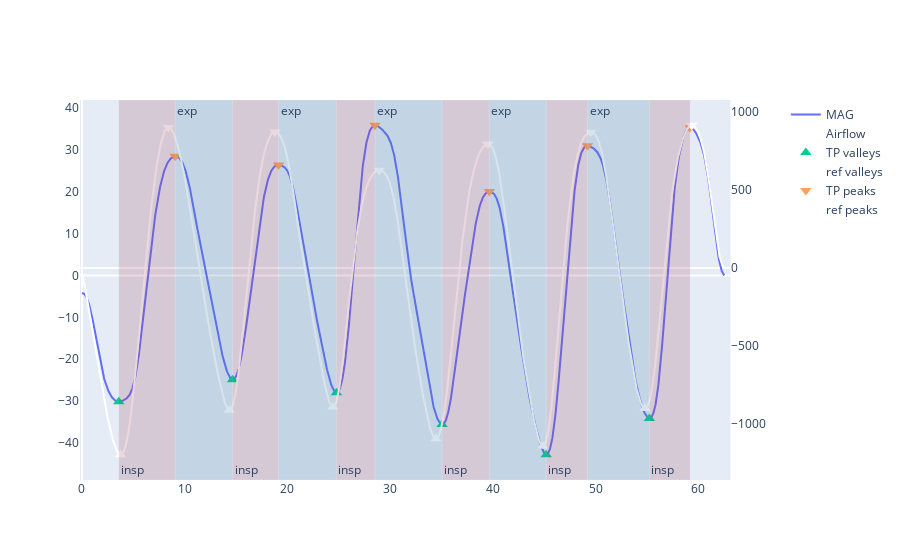

The code cell stored with this chart in its notebook:
### Code cell
plot_resp_param(data, overview, id="EPE2", activity="SGB", sensor="MAG")

### Figure 1 — Plotly figure (JSON) as saved in the notebook; plotly's stock layout.template omitted (floating-point values rounded to 4 significant figures; data arrays with more than 128 entries replaced by an {"elided": "..."} marker saying what was removed)
{"data": [{"name": "MAG", "type": "scatter", "x": {"elided": "6253 float values"}, "y": {"elided": "6253 float values"}}, {"line": {"color": "white"}, "name": "Airflow", "type": "scatter", "x": {"elided": "6253 float values"}, "xaxis": "x", "y": {"elided": "6253 float values"}, "yaxis": "y2"}, {"marker": {"size": 10, "symbol": "triangle-up"}, "mode": "markers", "name": "TP valleys", "type": "scatter", "x": [3.58, 14.65, 24.76, 35.04, 45.18, 55.22], "y": [-30.14, -24.92, -28.01, -35.61, -42.83, -34.19]}, {"marker": {"color": "white", "size": 10, "symbol": "triangle-up"}, "mode": "markers", "name": "ref valleys", "type": "scatter", "x": [3.76, 14.34, 24.41, 34.44, 44.83, 54.78], "xaxis": "x", "y": [-1195.0, -910.2, -891.9, -1093.0, -1140.0, -899.2], "yaxis": "y2"}, {"marker": {"size": 10, "symbol": "triangle-down"}, "mode": "markers", "name": "TP peaks", "type": "scatter", "x": [9.07, 19.13, 28.52, 39.65, 49.2, 59.18], "y": [28.52, 26.43, 35.92, 20.11, 31.0, 35.33]}, {"marker": {"color": "white", "size": 10, "symbol": "triangle-down"}, "mode": "markers", "name": "ref peaks", "type": "scatter", "x": [8.41, 18.78, 28.93, 39.48, 49.52, 59.34], "xaxis": "x", "y": [899.3, 869.7, 624.7, 793.3, 868.8, 913.0], "yaxis": "y2"}, {"mode": "markers", "name": "FN valleys", "type": "scatter", "x": [], "y": []}, {"mode": "markers", "name": "FN peaks", "type": "scatter", "x": [], "y": []}, {"mode": "markers", "name": "FP valleys", "type": "scatter", "x": [], "y": []}, {"mode": "markers", "name": "FP peaks", "type": "scatter", "x": [], "y": []}], "layout": {"annotations": [{"showarrow": false, "text": "exp", "x": 9.07, "xanchor": "left", "xref": "x", "y": 1, "yanchor": "top", "yref": "y domain"}, {"showarrow": false, "text": "exp", "x": 19.13, "xanchor": "left", "xref": "x", "y": 1, "yanchor": "top", "yref": "y domain"}, {"showarrow": false, "text": "exp", "x": 28.52, "xanchor": "left", "xref": "x", "y": 1, "yanchor": "top", "yref": "y domain"}, {"showarrow": false, "text": "exp", "x": 39.65, "xanchor": "left", "xref": "x", "y": 1, "yanchor": "top", "yref": "y domain"}, {"showarrow": false, "text": "exp", "x": 49.2, "xanchor": "left", "xref": "x", "y": 1, "yanchor": "top", "yref": "y domain"}, {"showarrow": false, "text": "insp", "x": 3.58, "xanchor": "left", "xref": "x", "y": 0, "yanchor": "bottom", "yref": "y domain"}, {"showarrow": false, "text": "insp", "x": 14.65, "xanchor": "left", "xref": "x", "y": 0, "yanchor": "bottom", "yref": "y domain"}, {"showarrow": false, "text": "insp", "x": 24.76, "xanchor": "left", "xref": "x", "y": 0, "yanchor": "bottom", "yref": "y domain"}, {"showarrow": false, "text": "insp", "x": 35.04, "xanchor": "left", "xref": "x", "y": 0, "yanchor": "bottom", "yref": "y domain"}, {"showarrow": false, "text": "insp", "x": 45.18, "xanchor": "left", "xref": "x", "y": 0, "yanchor": "bottom", "yref": "y domain"}, {"showarrow": false, "text": "insp", "x": 55.22, "xanchor": "left", "xref": "x", "y": 0, "yanchor": "bottom", "yref": "y domain"}], "shapes": [{"fillcolor": "#4179A0", "line": {"color": "white", "width": 0.2}, "opacity": 0.2, "type": "rect", "x0": 9.07, "x1": 14.65, "xref": "x", "y0": 0, "y1": 1, "yref": "y domain"}, {"fillcolor": "#4179A0", "line": {"color": "white", "width": 0.2}, "opacity": 0.2, "type": "rect", "x0": 19.13, "x1": 24.76, "xref": "x", "y0": 0, "y1": 1, "yref": "y domain"}, {"fillcolor": "#4179A0", "line": {"color": "white", "width": 0.2}, "opacity": 0.2, "type": "rect", "x0": 28.52, "x1": 35.04, "xref": "x", "y0": 0, "y1": 1, "yref": "y domain"}, {"fillcolor": "#4179A0", "line": {"color": "white", "width": 0.2}, "opacity": 0.2, "type": "rect", "x0": 39.65, "x1": 45.18, "xref": "x", "y0": 0, "y1": 1, "yref": "y domain"}, {"fillcolor": "#4179A0", "line": {"color": "white", "width": 0.2}, "opacity": 0.2, "type": "rect", "x0": 49.2, "x1": 55.22, "xref": "x", "y0": 0, "y1": 1, "yref": "y domain"}, {"fillcolor": "#A0415D", "line": {"color": "white", "width": 0.2}, "opacity": 0.2, "type": "rect", "x0": 3.58, "x1": 9.07, "xref": "x", "y0": 0, "y1": 1, "yref": "y domain"}, {"fillcolor": "#A0415D", "line": {"color": "white", "width": 0.2}, "opacity": 0.2, "type": "rect", "x0": 14.65, "x1": 19.13, "xref": "x", "y0": 0, "y1": 1, "yref": "y domain"}, {"fillcolor": "#A0415D", "line": {"color": "white", "width": 0.2}, "opacity": 0.2, "type": "rect", "x0": 24.76, "x1": 28.52, "xref": "x", "y0": 0, "y1": 1, "yref": "y domain"}, {"fillcolor": "#A0415D", "line": {"color": "white", "width": 0.2}, "opacity": 0.2, "type": "rect", "x0": 35.04, "x1": 39.65, "xref": "x", "y0": 0, "y1": 1, "yref": "y domain"}, {"fillcolor": "#A0415D", "line": {"color": "white", "width": 0.2}, "opacity": 0.2, "type": "rect", "x0": 45.18, "x1": 49.2, "xref": "x", "y0": 0, "y1": 1, "yref": "y domain"}, {"fillcolor": "#A0415D", "line": {"color": "white", "width": 0.2}, "opacity": 0.2, "type": "rect", "x0": 55.22, "x1": 59.18, "xref": "x", "y0": 0, "y1": 1, "yref": "y domain"}], "xaxis": {"anchor": "y", "domain": [0, 0.94], "showgrid": false}, "yaxis": {"anchor": "x", "domain": [0, 1], "showgrid": false}, "yaxis2": {"anchor": "x", "overlaying": "y", "showgrid": false, "side": "right"}}}
